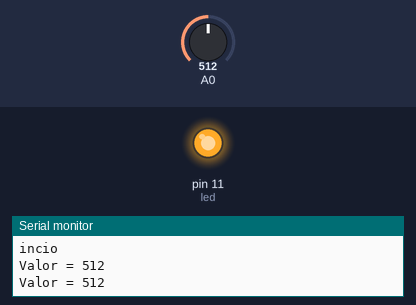
Recording of a sketch running on a simulated Arduino Uno, built with avr-gcc and run on an emulated ATmega328P. Shown: output pins drawn as LEDs (lit = HIGH), the last lines printed to the serial monitor. The test bench sets the inputs (shaded band); at power-on: A0 = 512.

Above: at 1.8 s.
1.9 s: A0 set to 493
At 2.6 s:
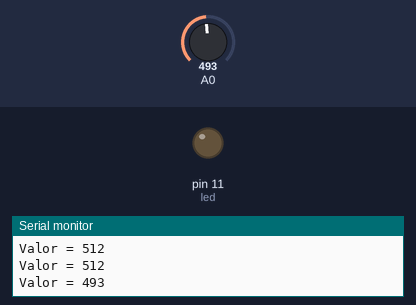
3.5 s: A0 set to 510
At 5.2 s:
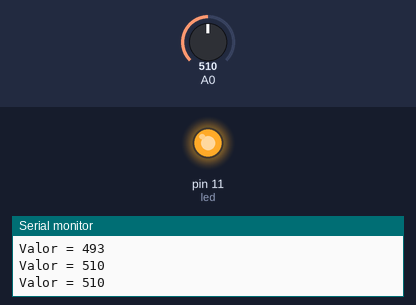
5.5 s: A0 set to 490
At 6.9 s:
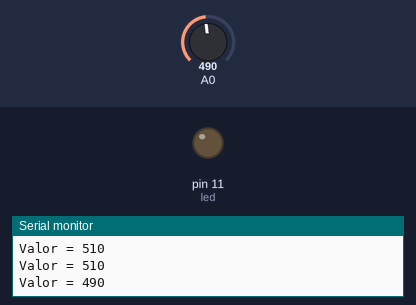
Timing chart, 0 to 8.5 s (numbered marks = the images above; inputs shaded):
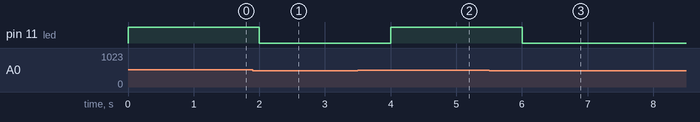

Measured:
- the behaviour switches between 501 and 500 on A0 (found by bisection; images 0 and 1)
- after the input at 1.9 s, pin 11 (led): HIGH → LOW after 0.10 s
- after the input at 3.5 s, pin 11 (led): LOW → HIGH after 0.50 s
- after the input at 5.5 s, pin 11 (led): HIGH → LOW after 0.50 s

The sketch:

PotenciometroAcendeLed.ino
```cpp
/*
Acender um LED de acordo com o Potenciômetro
*/

int valor = 0;
int led = 11;

void setup(){
	pinMode(led, OUTPUT);
	Serial.begin(9600);
  	Serial.println("incio");
}

void loop(){
	valor = analogRead(A0);
  	Serial.print("Valor = ");
  	Serial.println(valor);

  if(valor > 500){
    digitalWrite(led, 1);
  }else{
    digitalWrite(led, 0);
  }
	delay(1000);
}
```
